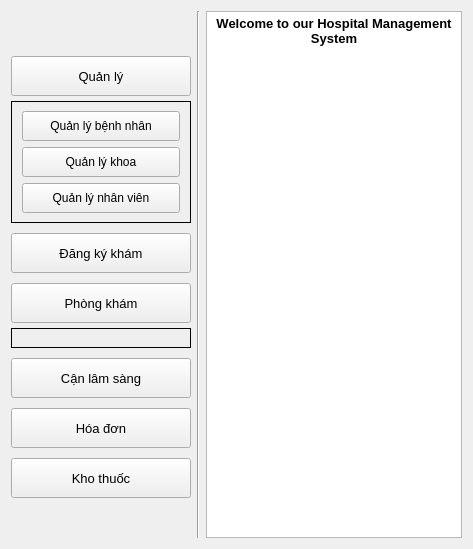
  <widget class="QWidget" name="centralwidget">
   <layout class="QGridLayout" name="gridLayout">
    <item row="0" column="0">
     <layout class="QHBoxLayout" name="central_horizontalLayout">
      <item>
       <layout class="QVBoxLayout" name="toolbar_verticalLayout">
        <property name="spacing">
         <number>10</number>
        </property>
        <item>
         <spacer name="verticalSpacer_2">
          <property name="orientation">
           <enum>Qt::Vertical</enum>
          </property>
          <property name="sizeType">
           <enum>QSizePolicy::Fixed</enum>
          </property>
          <property name="sizeHint" stdset="0">
           <size>
            <width>20</width>
            <height>45</height>
           </size>
          </property>
         </spacer>
        </item>
        <item>
         <layout class="QVBoxLayout" name="management_verticalLayout">
          <property name="spacing">
           <number>5</number>
          </property>
          <item>
           <widget class="QPushButton" name="manage_pushButton">
            <property name="sizePolicy">
             <sizepolicy hsizetype="Fixed" vsizetype="Fixed">
              <horstretch>0</horstretch>
              <verstretch>0</verstretch>
             </sizepolicy>
            </property>
            <property name="minimumSize">
             <size>
              <width>180</width>
              <height>40</height>
             </size>
            </property>
            <property name="font">
             <font>
              <family>Segoe UI</family>
              <pointsize>10</pointsize>
              <weight>50</weight>
              <italic>false</italic>
              <bold>false</bold>
             </font>
            </property>
            <property name="styleSheet">
             <string notr="true">font-size: 10pt;</string>
            </property>
            <property name="text">
             <string>Quản lý</string>
            </property>
            <property name="checkable">
             <bool>true</bool>
            </property>
           </widget>
          </item>
          <item>
           <widget class="QFrame" name="detailManagement_frame">
            <property name="frameShape">
             <enum>QFrame::Box</enum>
            </property>
            <layout class="QVBoxLayout" name="detailManagement_verticalLayout">
             <property name="leftMargin">
              <number>10</number>
             </property>
             <property name="rightMargin">
              <number>10</number>
             </property>
             <item>
              <widget class="QPushButton" name="patient_pushButton">
               <property name="sizePolicy">
                <sizepolicy hsizetype="Minimum" vsizetype="Fixed">
                 <horstretch>0</horstretch>
                 <verstretch>0</verstretch>
                </sizepolicy>
               </property>
               <property name="minimumSize">
                <size>
                 <width>140</width>
                 <height>30</height>
                </size>
               </property>
               <property name="font">
                <font>
                 <family>Segoe UI</family>
                 <pointsize>9</pointsize>
                 <weight>50</weight>
                 <italic>false</italic>
                 <bold>false</bold>
                </font>
               </property>
               <property name="text">
                <string>Quản lý bệnh nhân</string>
               </property>
               <property name="checkable">
                <bool>true</bool>
               </property>
              </widget>
             </item>
             <item>
              <widget class="QPushButton" name="department_pushButton">
               <property name="sizePolicy">
                <sizepolicy hsizetype="Minimum" vsizetype="Fixed">
                 <horstretch>0</horstretch>
                 <verstretch>0</verstretch>
                </sizepolicy>
               </property>
               <property name="minimumSize">
                <size>
                 <width>140</width>
                 <height>30</height>
                </size>
               </property>
               <property name="font">
                <font>
                 <family>Segoe UI</family>
                 <pointsize>9</pointsize>
                 <weight>50</weight>
                 <italic>false</italic>
                 <bold>false</bold>
                </font>
               </property>
               <property name="text">
                <string>Quản lý khoa</string>
               </property>
               <property name="checkable">
                <bool>true</bool>
               </property>
               <property name="checked">
                <bool>false</bool>
               </property>
              </widget>
             </item>
             <item>
              <widget class="QPushButton" name="employee_pushButton">
               <property name="sizePolicy">
                <sizepolicy hsizetype="Minimum" vsizetype="Fixed">
                 <horstretch>0</horstretch>
                 <verstretch>0</verstretch>
                </sizepolicy>
               </property>
               <property name="minimumSize">
                <size>
                 <width>140</width>
                 <height>30</height>
                </size>
               </property>
               <property name="font">
                <font>
                 <family>Segoe UI</family>
                 <pointsize>9</pointsize>
                 <weight>50</weight>
                 <italic>false</italic>
                 <bold>false</bold>
                </font>
               </property>
               <property name="text">
                <string>Quản lý nhân viên</string>
               </property>
               <property name="checkable">
                <bool>true</bool>
               </property>
              </widget>
             </item>
            </layout>
           </widget>
          </item>
         </layout>
        </item>
        <item>
         <widget class="QPushButton" name="register_pushButton">
          <property name="sizePolicy">
           <sizepolicy hsizetype="Fixed" vsizetype="Fixed">
            <horstretch>0</horstretch>
            <verstretch>0</verstretch>
           </sizepolicy>
          </property>
          <property name="minimumSize">
           <size>
            <width>180</width>
            <height>40</height>
           </size>
          </property>
          <property name="font">
           <font>
            <family>Segoe UI</family>
            <pointsize>10</pointsize>
            <weight>50</weight>
            <italic>false</italic>
            <bold>false</bold>
           </font>
          </property>
          <property name="styleSheet">
           <string notr="true">font-size: 10pt;</string>
          </property>
          <property name="text">
           <string>Đăng ký khám</string>
          </property>
          <property name="checkable">
           <bool>true</bool>
          </property>
         </widget>
        </item>
        <item>
         <layout class="QVBoxLayout" name="room_verticalLayout">
          <property name="spacing">
           <number>5</number>
          </property>
          <item>
           <widget class="QPushButton" name="room_pushButton">
            <property name="sizePolicy">
             <sizepolicy hsizetype="Fixed" vsizetype="Fixed">
              <horstretch>0</horstretch>
              <verstretch>0</verstretch>
             </sizepolicy>
            </property>
            <property name="minimumSize">
             <size>
              <width>180</width>
              <height>40</height>
             </size>
            </property>
            <property name="font">
             <font>
              <family>Segoe UI</family>
              <pointsize>10</pointsize>
              <weight>50</weight>
              <italic>false</italic>
              <bold>false</bold>
             </font>
            </property>
            <property name="styleSheet">
             <string notr="true">font-size: 10pt;</string>
            </property>
            <property name="text">
             <string>Phòng khám</string>
            </property>
            <property name="checkable">
             <bool>true</bool>
            </property>
           </widget>
          </item>
          <item>
           <widget class="QFrame" name="room_frame">
            <property name="frameShape">
             <enum>QFrame::Box</enum>
            </property>
            <layout class="QVBoxLayout" name="detailManagement_verticalLayout_2">
             <property name="leftMargin">
              <number>10</number>
             </property>
             <property name="rightMargin">
              <number>10</number>
             </property>
            </layout>
           </widget>
          </item>
         </layout>
        </item>
        <item>
         <widget class="QPushButton" name="paraclinical_pushButton">
          <property name="sizePolicy">
           <sizepolicy hsizetype="Fixed" vsizetype="Fixed">
            <horstretch>0</horstretch>
            <verstretch>0</verstretch>
           </sizepolicy>
          </property>
          <property name="minimumSize">
           <size>
            <width>180</width>
            <height>40</height>
           </size>
          </property>
          <property name="font">
           <font>
            <family>Segoe UI</family>
            <pointsize>10</pointsize>
            <weight>50</weight>
            <italic>false</italic>
            <bold>false</bold>
           </font>
          </property>
          <property name="styleSheet">
           <string notr="true">font-size: 10pt;</string>
          </property>
          <property name="text">
           <string>Cận lâm sàng</string>
          </property>
          <property name="checkable">
           <bool>true</bool>
          </property>
         </widget>
        </item>
        <item>
         <widget class="QPushButton" name="receipt_pushButton">
          <property name="sizePolicy">
           <sizepolicy hsizetype="Fixed" vsizetype="Fixed">
            <horstretch>0</horstretch>
            <verstretch>0</verstretch>
           </sizepolicy>
          </property>
          <property name="minimumSize">
           <size>
            <width>180</width>
            <height>40</height>
           </size>
          </property>
          <property name="font">
           <font>
            <family>Segoe UI</family>
            <pointsize>10</pointsize>
            <weight>50</weight>
            <italic>false</italic>
            <bold>false</bold>
           </font>
          </property>
          <property name="styleSheet">
           <string notr="true">font-size: 10pt;</string>
          </property>
          <property name="text">
           <string>Hóa đơn</string>
          </property>
          <property name="checkable">
           <bool>true</bool>
          </property>
         </widget>
        </item>
        <item>
         <widget class="QPushButton" name="medicine_pushButton">
          <property name="sizePolicy">
           <sizepolicy hsizetype="Fixed" vsizetype="Fixed">
            <horstretch>0</horstretch>
            <verstretch>0</verstretch>
           </sizepolicy>
          </property>
          <property name="minimumSize">
           <size>
            <width>180</width>
            <height>40</height>
           </size>
          </property>
          <property name="font">
           <font>
            <family>Segoe UI</family>
            <pointsize>10</pointsize>
            <weight>50</weight>
            <italic>false</italic>
            <bold>false</bold>
           </font>
          </property>
          <property name="styleSheet">
           <string notr="true">font-size: 10pt;</string>
          </property>
          <property name="text">
           <string>Kho thuốc</string>
          </property>
          <property name="checkable">
           <bool>true</bool>
          </property>
         </widget>
        </item>
        <item>
         <spacer name="verticalSpacer">
          <property name="orientation">
           <enum>Qt::Vertical</enum>
          </property>
          <property name="sizeHint" stdset="0">
           <size>
            <width>20</width>
            <height>40</height>
           </size>
          </property>
         </spacer>
        </item>
       </layout>
      </item>
      <item>
       <widget class="Line" name="line">
        <property name="orientation">
         <enum>Qt::Vertical</enum>
        </property>
       </widget>
      </item>
      <item>
       <widget class="QTextBrowser" name="instructions_textBrowser">
        <property name="font">
         <font>
          <family>Segoe UI</family>
          <pointsize>9</pointsize>
          <weight>50</weight>
          <italic>false</italic>
          <bold>false</bold>
         </font>
        </property>
        <property name="html">
         <string>&lt;!DOCTYPE HTML PUBLIC &quot;-//W3C//DTD HTML 4.0//EN&quot; &quot;http://www.w3.org/TR/REC-html40/strict.dtd&quot;&gt;
&lt;html&gt;&lt;head&gt;&lt;meta name=&quot;qrichtext&quot; content=&quot;1&quot; /&gt;&lt;style type=&quot;text/css&quot;&gt;
p, li { white-space: pre-wrap; }
&lt;/style&gt;&lt;/head&gt;&lt;body style=&quot; font-family:'Segoe UI'; font-size:9pt; font-weight:400; font-style:normal;&quot;&gt;
&lt;p align=&quot;center&quot; style=&quot; margin-top:0px; margin-bottom:0px; margin-left:0px; margin-right:0px; -qt-block-indent:0; text-indent:0px;&quot;&gt;&lt;span style=&quot; font-family:'MS Shell Dlg 2'; font-size:10pt; font-weight:600;&quot;&gt;Welcome to our Hospital Management System&lt;/span&gt;&lt;/p&gt;&lt;/body&gt;&lt;/html&gt;</string>
        </property>
       </widget>
      </item>
     </layout>
    </item>
   </layout>
  </widget>
